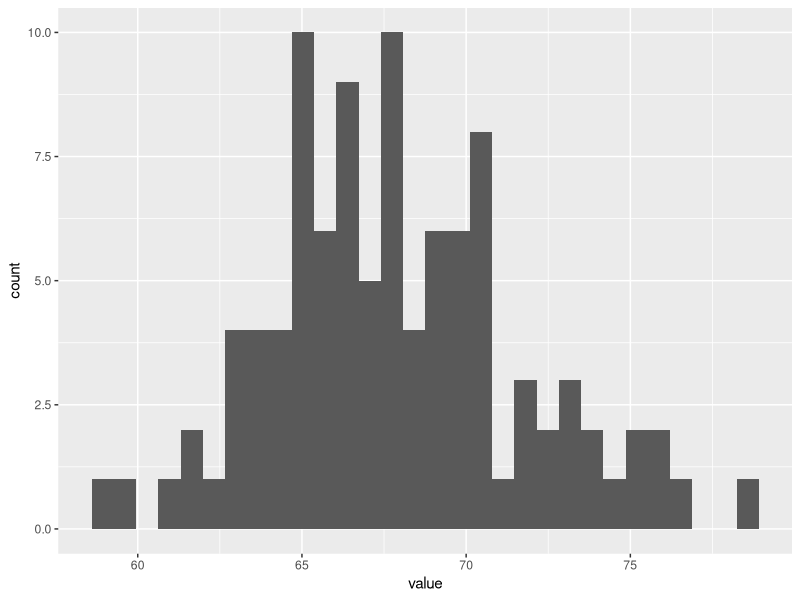
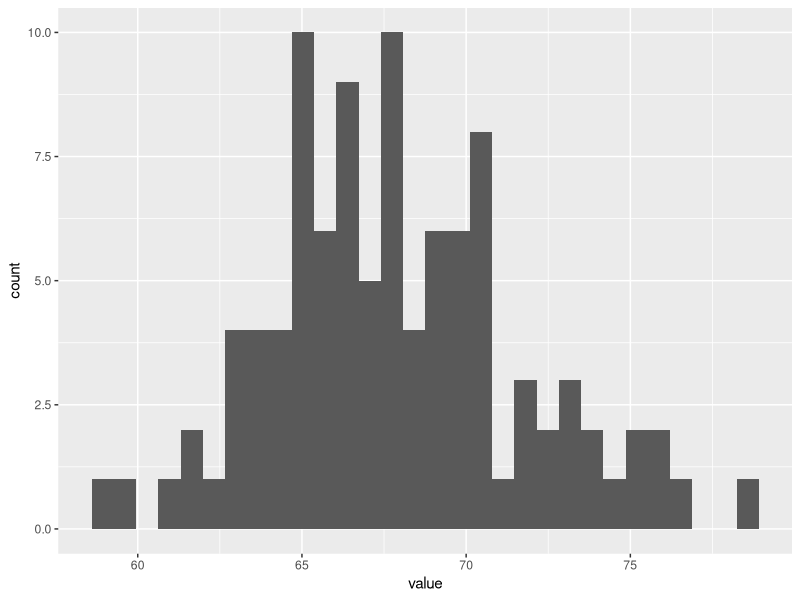

Source code (R) for these figures, in order:
library(tidyverse)

cats <- 99

#create a pretend dataframe. I will save it as a tibble and work within the tidyverse.
fakedata <- as_tibble(rnorm(100, mean = 67, sd = 4))

#take a quick peek at the first few rows.The column name is "value.“
head(fakedata)

#crate a histogram, assigning it to an object of plot
myplot<-ggplot(fakedata, aes(x = value)) + 
  geom_histogram()

#look at it
myplot

#save it to my "figs" folder
ggsave(plot = myplot,
       filename = "figs/histogram.tiff",
       width = 5, height = 5, units = "in",
       device = "tiff",
       dpi = 400)

#Bailey has entered the Code 
